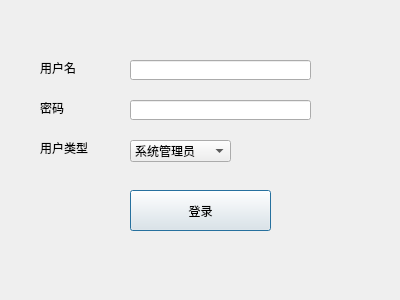
<?xml version="1.0" encoding="UTF-8"?>
<ui version="4.0">
 <class>Login</class>
 <widget class="QWidget" name="Login">
  <property name="geometry">
   <rect>
    <x>0</x>
    <y>0</y>
    <width>400</width>
    <height>300</height>
   </rect>
  </property>
  <property name="windowTitle">
   <string>Login</string>
  </property>
  <widget class="QLineEdit" name="lineEditUsername">
   <property name="geometry">
    <rect>
     <x>130</x>
     <y>60</y>
     <width>181</width>
     <height>20</height>
    </rect>
   </property>
   <property name="placeholderText">
    <string/>
   </property>
   <property name="cursorMoveStyle">
    <enum>Qt::CursorMoveStyle::LogicalMoveStyle</enum>
   </property>
   <property name="clearButtonEnabled">
    <bool>false</bool>
   </property>
  </widget>
  <widget class="QLineEdit" name="lineEditPassword">
   <property name="geometry">
    <rect>
     <x>130</x>
     <y>100</y>
     <width>181</width>
     <height>20</height>
    </rect>
   </property>
   <property name="echoMode">
    <enum>QLineEdit::EchoMode::Password</enum>
   </property>
   <property name="placeholderText">
    <string/>
   </property>
  </widget>
  <widget class="QLabel" name="label">
   <property name="geometry">
    <rect>
     <x>40</x>
     <y>60</y>
     <width>50</width>
     <height>15</height>
    </rect>
   </property>
   <property name="text">
    <string>用户名</string>
   </property>
  </widget>
  <widget class="QLabel" name="label_2">
   <property name="geometry">
    <rect>
     <x>40</x>
     <y>100</y>
     <width>50</width>
     <height>15</height>
    </rect>
   </property>
   <property name="text">
    <string>密码</string>
   </property>
  </widget>
  <widget class="QPushButton" name="pushButtonLogin">
   <property name="geometry">
    <rect>
     <x>130</x>
     <y>190</y>
     <width>141</width>
     <height>41</height>
    </rect>
   </property>
   <property name="text">
    <string>登录</string>
   </property>
   <property name="checkable">
    <bool>false</bool>
   </property>
   <property name="autoDefault">
    <bool>false</bool>
   </property>
   <property name="default">
    <bool>true</bool>
   </property>
   <property name="flat">
    <bool>false</bool>
   </property>
  </widget>
  <widget class="QComboBox" name="comboBoxUsertype">
   <property name="geometry">
    <rect>
     <x>130</x>
     <y>140</y>
     <width>101</width>
     <height>22</height>
    </rect>
   </property>
   <item>
    <property name="text">
     <string>系统管理员</string>
    </property>
   </item>
   <item>
    <property name="text">
     <string>学院管理员</string>
    </property>
   </item>
   <item>
    <property name="text">
     <string>运动员</string>
    </property>
   </item>
   <item>
    <property name="text">
     <string>裁判员</string>
    </property>
   </item>
  </widget>
  <widget class="QLabel" name="label_3">
   <property name="geometry">
    <rect>
     <x>40</x>
     <y>140</y>
     <width>50</width>
     <height>15</height>
    </rect>
   </property>
   <property name="text">
    <string>用户类型</string>
   </property>
  </widget>
 </widget>
 <resources/>
 <connections>
  <connection>
   <sender>pushButtonLogin</sender>
   <signal>clicked()</signal>
   <receiver>Login</receiver>
   <slot>judge_Password()</slot>
   <hints>
    <hint type="sourcelabel">
     <x>206</x>
     <y>194</y>
    </hint>
    <hint type="destinationlabel">
     <x>297</x>
     <y>220</y>
    </hint>
   </hints>
  </connection>
  <connection>
   <sender>comboBoxUsertype</sender>
   <signal>currentIndexChanged(int)</signal>
   <receiver>Login</receiver>
   <slot>judge_Usertype()</slot>
   <hints>
    <hint type="sourcelabel">
     <x>174</x>
     <y>160</y>
    </hint>
    <hint type="destinationlabel">
     <x>308</x>
     <y>152</y>
    </hint>
   </hints>
  </connection>
 </connections>
 <slots>
  <slot>judge_Password()</slot>
  <slot>judge_Usertype()</slot>
 </slots>
</ui>
